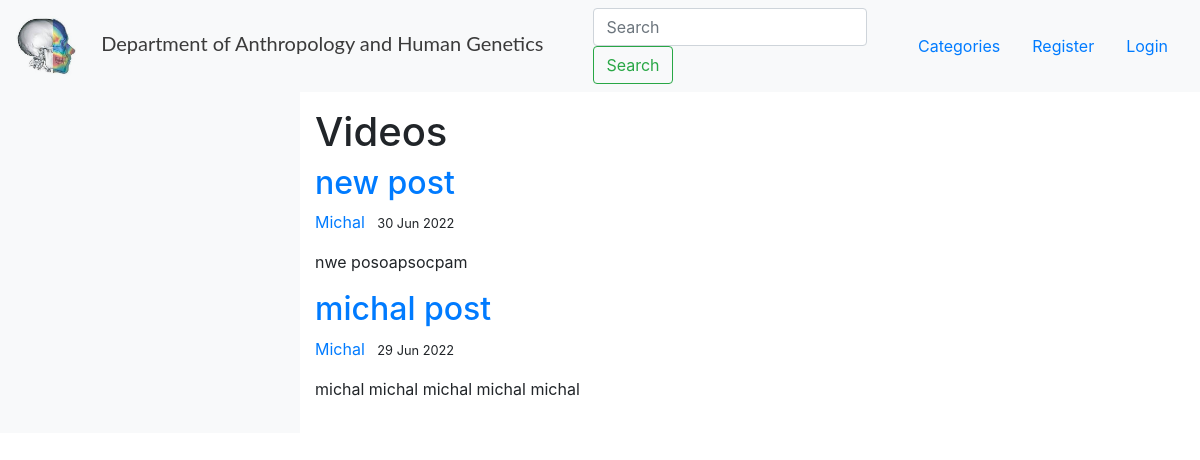
Screenshot of /category/Videos/ with the database file from the repository.
### blog/models.py (models this page shows, shortened)
class Post(models.Model):
    title = models.CharField(max_length=200, unique=True)
    slug = models.SlugField(max_length=200, unique=True)
    author = models.ForeignKey(User, on_delete= models.CASCADE)
    updated_on = models.DateTimeField(auto_now= True)
    content = RichTextField(blank=True, null=True)
    created_on = models.DateTimeField(auto_now_add=True)
    status = models.IntegerField(choices=STATUS, default=1)
    article_image = models.ImageField(null = True, blank = True, upload_to = "images/")
    thumbnail_image = models.ImageField(null = True, blank = True, upload_to = "images/")
    category = models.CharField(max_length=255, default="News")
    likes = models.ManyToManyField(User, related_name='blog_posts')
    class Meta:
        ordering = ['-created_on']

### blog/views.py (the view)
# urls.py: path('category/<str:cats>/', views.CategoryView, name='category'),
def CategoryView(request, cats):
    category_posts = Post.objects.filter(category=cats, status=1)
    return render(request, 'blog/categories.html', {'cats':cats, 'category_posts':category_posts})

### blog/templates/blog/categories.html (shortened to what this page needs)
{% extends "blog/base.html" %}
{% load static %}
{% block content %}
    {% if category_posts %}
        <h1>{{ cats }}</h1>
        {% for post in category_posts %}
            <article class="media content-section">
                <div class="media-body">
                    <div class="article-metadata">
                        <h2><a class="article-title" href="{% url 'article-detail' post.pk %}">{{ post.title }}</a></h2>
                    </div>
                    <a class="mr-2" href="#">{{ post.author }}</a>
                    <small class="mr-2">{{ post.created_on|date:'d M Y' }}</small>
                    <p class="article-content">{{ post.content|truncatewords:20|safe|linebreaksbr }}</p>
                </div>
            </article>
        {% endfor %}
    {% else %}
        sorry, not exist
    {% endif %}
{% endblock content %}

### rows the page displays
Post: title "new post", author "Michal", created_on "30 Jun 2022", content "nwe posoapsocpam"
Post: title "michal post", author "Michal", created_on "29 Jun 2022", content "michal michal michal michal michal"

### other values shown
{{ cats }} "Videos"
